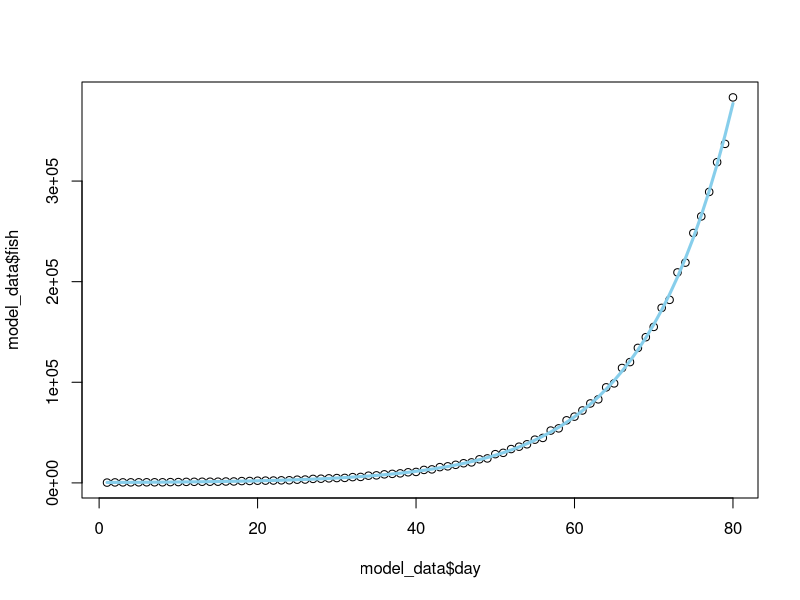

The R source for this figure:
library(tidyverse)

#setting up data
data <- read.csv('06/day-06-input.csv',header=FALSE)
data <- data.frame(do.call('rbind', strsplit(as.character(data$V1),',')))
data <- t(data)
colnames(data) <- "x"
#data <- as.data.frame(data)
#data[] <- lapply(data, function(x) as.integer(x))
data<- as.integer(data)
#Rules
#Count number of 0
#Decrease every number by 1 except 0 -> 6
# Add new rows of 8 for each 0
data_master <- data

update_num <- function(x){
  if(x == 0){x <- 6}
  else{x <- x-1}
  return(as.integer(x))
}

#Part 1
test <- NULL
count <- NULL
model_data <- array()

for(day in 1:80){
  print(day)
  new <- sum(data==0)
  data <- sapply(data, function(x) update_num(x))
  new_rows <- (seq(8,8, length.out = new))
  data <- c(data,new_rows)
  model_data[day] <- length(data)
  count <- c(count,sum(data==0))
}

#Answer 1
print(length(data))

#Part 2

new_fish <- c(sum(data == 0),
        sum(data == 1),
        sum(data == 2),
         sum(data == 3),
         sum(data == 4),
         sum(data == 5),
         sum(data == 6),
          0,
          0) %>% as.integer()

fish <- (seq(0,0, length.out = 7))
count <- as.data.frame(count)

for(day in 1:256){
  
  new <- fish[1]
  old <- new_fish[1]
  
  for (i in 1:6){
    fish[i] <- fish[i+1]
  }

  for (i in 1:8){
    new_fish[i] <- new_fish[i+1]
  }
  
  fish[7] <- new + old
  new_fish[9] <- new + old
  count[day,2] <- (fish[1] + new_fish[1])
}

#Part 2 Answer
answer2 <- sum(fish) + sum(new_fish)
print(sum(fish) + sum(new_fish))
  
#### Just for 'fun' ########
#build exponential model to fit data

model_data <- cbind(1:80,model_data)
colnames(model_data) <- c("day","fish")
model_data <- as.data.frame(model_data)

# Select an approximate $\theta$, since theta must be lower than min(y), and greater than zero
theta.0 <- min(model_data$fish) * 0.5  

# Estimate the rest parameters using a linear model
model.0 <- lm(log(fish - theta.0) ~ day, model_data) 
alpha.0 <- exp(coef(model.0)[1])
beta.0 <- coef(model.0)[2]

# Starting parameters
start <- list(alpha = alpha.0, beta = beta.0, theta = theta.0)
start

model <- nls(fish ~ alpha * exp(beta * day) + theta , data = model_data, start = start)

# Plot fitted curve
plot(model_data$day, model_data$fish)
lines(model_data$day, predict(model, list(day = model_data$day)), col = 'skyblue', lwd = 3)

options(scipen = 100, digits = 4)
predicted_answer <- predict(model, list(day=256))

difference <- abs((answer2 - predicted_answer) / answer2)
print(difference)
#close but not good enough :(
